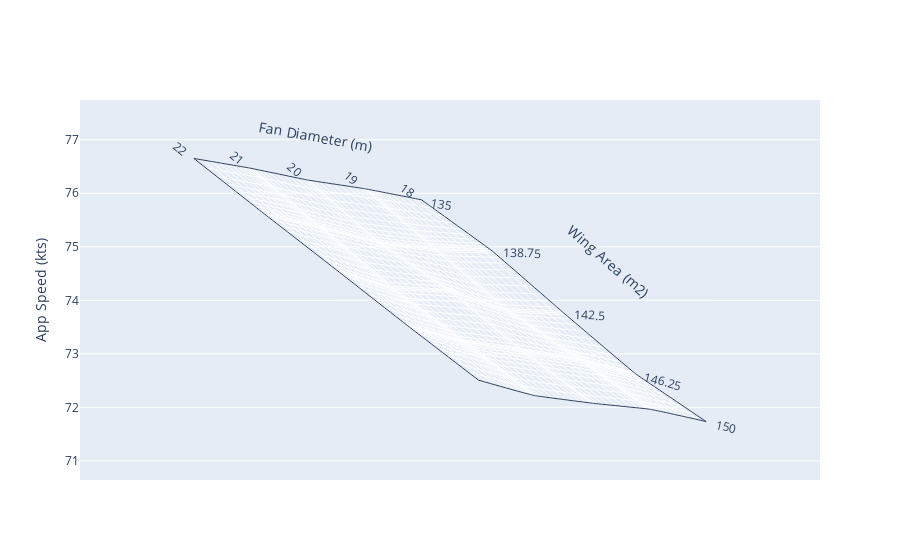

This figure's notebook cell:
### Code cell
draw_carpet(input["WingArea"],input["FanDiameter"],output["app_speed"],'Wing Area (m2)',"Fan Diameter (m)","App Speed (kts)")

### Figure 1 — Plotly figure (JSON) as saved in the notebook; plotly's stock layout.template omitted (floating-point values rounded to 4 significant figures)
{"data": [{"a": [135, 135, 135, 135, 135, 138.8, 138.8, 138.8, 138.8, 138.8, 142.5, 142.5, 142.5, 142.5, 142.5, 146.2, 146.2, 146.2, 146.2, 146.2, 150, 150, 150, 150, 150], "aaxis": {"minorgridcount": 10, "smoothing": 0.1, "title": {"text": "Wing Area (m2)"}}, "b": [18, 19, 20, 21, 22, 18, 19, 20, 21, 22, 18, 19, 20, 21, 22, 18, 19, 20, 21, 22, 18, 19, 20, 21, 22], "baxis": {"minorgridcount": 10, "smoothing": 0.2, "title": {"text": "Fan Diameter (m)"}}, "cheaterslope": 0.8, "type": "carpet", "y": [75.88, 76.09, 76.25, 76.47, 76.65, 74.91, 74.95, 75.08, 75.35, 75.61, 73.76, 73.82, 74.17, 74.23, 74.57, 72.63, 72.9, 73.08, 73.24, 73.53, 71.73, 71.97, 72.08, 72.22, 72.51], "yaxis": "y"}], "layout": {"yaxis": {"title": {"text": "App Speed (kts)"}}}}
